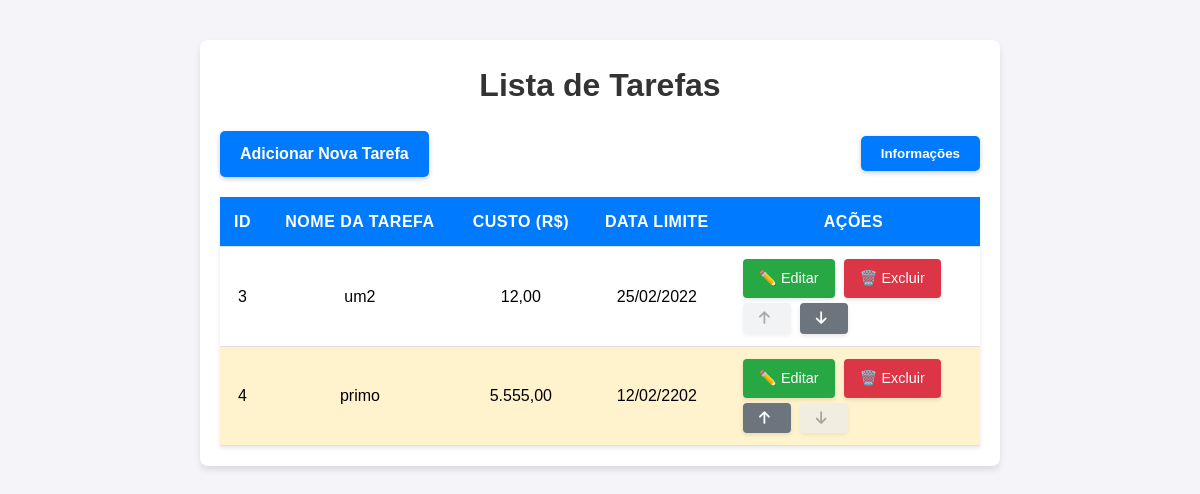
Before: / with the older database file.
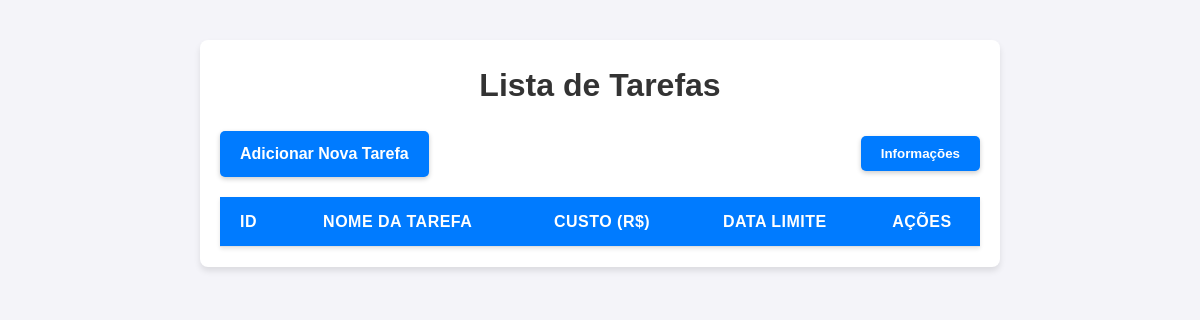
After: the same page with the newer database file.
### models.py (models this page shows)
class Tarefa(db.Model):
    __tablename__ = 'tarefas'
    id = db.Column(db.Integer, primary_key=True)
    nome = db.Column(db.String(100), unique=True, nullable=False)
    custo = db.Column(Numeric(precision=50, scale=2), nullable=False)
    data_limite = db.Column(db.Date, nullable=False)
    ordem = db.Column(db.Integer, nullable=False)

### app.py (the view)
@app.route('/')
def index():
    tarefas = Tarefa.query.order_by(Tarefa.ordem).all()
    return render_template('index.html', tarefas=tarefas)

### templates/index.html (shortened to what this page needs)
<!DOCTYPE html>
<html lang="en">
<head>
    <link rel="stylesheet" href="{{ url_for('static', filename='styles.css') }}">
    <link rel="stylesheet" href="https://cdnjs.cloudflare.com/ajax/libs/sweetalert/1.1.3/sweetalert.min.css">
    <link rel="stylesheet" href="https://cdnjs.cloudflare.com/ajax/libs/font-awesome/6.0.0-beta3/css/all.min.css">
</head>
<body>
    <div class="container">
        <h1>Lista de Tarefas</h1>
        <div class="button-container">
            <a href="{{ url_for('new_task') }}" class="btn">Adicionar Nova Tarefa</a>
            <button onclick="showInfo()" class="btn info-btn">Informações</button>
        </div>
        <table>
            <thead>
                <tr>
                    <th>ID</th>
                    <th>Nome da Tarefa</th>
                    <th>Custo (R$)</th>
                    <th>Data Limite</th>
                    <th>Ações</th>
                </tr>
            </thead>
            <tbody>
                {% for tarefa in tarefas %}
                <tr class="{% if tarefa.custo|float >= 1000 %}highlight{% endif %}">
                    <td>{{ tarefa.id }}</td>
                    <td>{{ tarefa.nome }}</td>
                    <td>{{ '{:,.2f}'.format(tarefa.custo).replace(',', 'X').replace('.', ',').replace('X', '.') }}</td>
                    <td>{{ tarefa.data_limite.strftime('%d/%m/%Y') }}</td>
                    <td>
                        <div class="action-container">
                            <div class="primary-actions">
                                <a href="{{ url_for('edit_task', id=tarefa.id) }}" class="action-btn edit-btn">✏️ Editar</a>
                                <button onclick="confirmDelete('{{ tarefa.id }}')" class="action-btn delete-btn">🗑️ Excluir</button>
                            </div>
                            <div class="move-actions">
                                <form action="{{ url_for('move_task', id=tarefa.id, direction='up') }}" method="post" style="display:inline;">
                                    <button type="submit" class="action-btn move-btn" {% if loop.first %} disabled {% endif %}>
                                        <i class="fas fa-arrow-up"></i>
                                    </button>
                                </form>
                                <form action="{{ url_for('move_task', id=tarefa.id, direction='down') }}" method="post" style="display:inline;">
                                    <button type="submit" class="action-btn move-btn" {% if loop.last %} disabled {% endif %}>
                                        <i class="fas fa-arrow-down"></i>
                                    </button>
                                </form>
                            </div>
                        </div>
                    </td>
                </tr>
                {% endfor %}
            </tbody>
        </table>
    </div>
</body>
</html>

### static/styles.css (style rules this page uses)
* { box-sizing: border-box; margin: 0; padding: 0; font-family: Arial, sans-serif; }
body { background-color: #f4f4f9; line-height: 1.6; }
.container { max-width: 800px; margin: 40px auto; padding: 20px; background: #fff; border-radius: 8px; box-shadow: 0 4px 6px rgba(0, 0, 0, 0.1); }
h1 { text-align: center; margin-bottom: 20px; color: #333; font-size: 2rem; }
.button-container { display: flex; justify-content: space-between; align-items: center; margin-bottom: 20px; }
.btn { display: inline-block; padding: 10px 20px; background-color: #007bff; color: #fff; text-decoration: none; border-radius: 5px; transition: all 0.3s ease; border: none; font-weight: 600; box-shadow: 0 2px 5px rgba(0,0,0,0.2); }
table { width: 100%; border-collapse: collapse; margin-top: 20px; box-shadow: 0 2px 4px rgba(0,0,0,0.1); }
th, td { padding: 12px; text-align: center; border-bottom: 1px solid #e0e0e0; }
th { background-color: #007bff; color: white; font-weight: 600; text-transform: uppercase; letter-spacing: 0.5px; }

Changed rows visible on the page:
removed Tarefa: id "3", nome "um2", custo "12,00", data_limite "25/02/2022"
removed Tarefa: id "4", nome "primo", custo "5.555,00", data_limite "12/02/2202"
